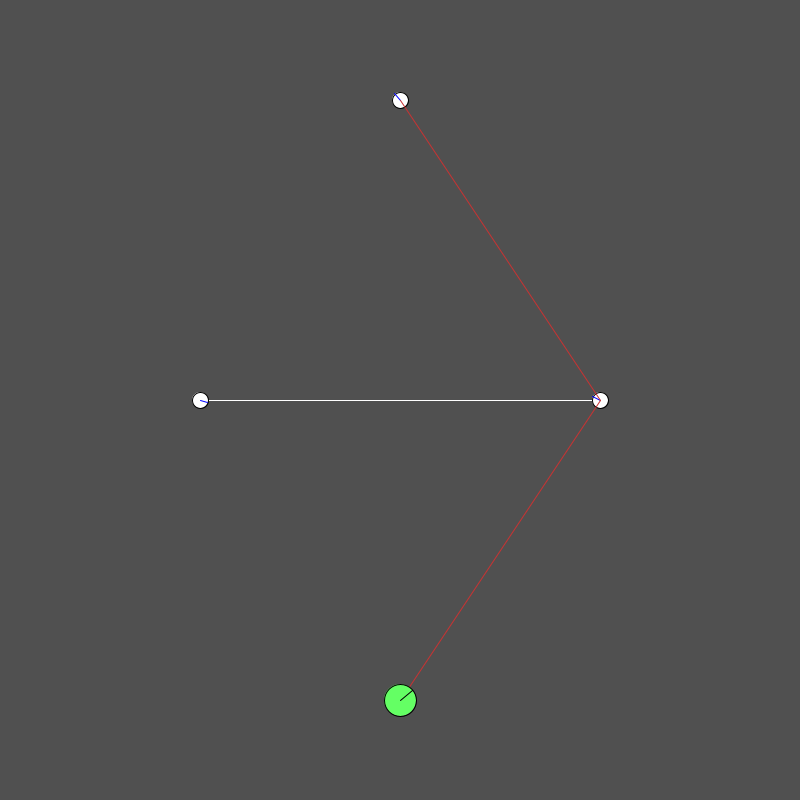
Frame 1 (no input)
Frame 60 (the mouse pressed at the canvas centre just before this capture): identical to frame 1, image omitted
Frame 120 (the mouse held since frame 60 and released just before this capture): identical to frame 1, image omitted

The Processing sketch that drew this single still picture (run headless with seeded random() and noise(); from frame 60 on, the mouse is pressed at the canvas centre):

// Processing sketch: modelisation
// ── modelisation.pde
Robot robot; //<>//
Point SA, SB, A, D;
int maxPoints = 3;
Point trajectoire[] = new Point[maxPoints];
int nextPoint = 1;

void setup() {
  size(800, 800);

  SA = new Point(200, 400, true);
  SB = new Point(600, 400, true);

  A = new Point(400, 100, false);
  D = new Point(400, 700, false);

  robot = new Robot(D.x, D.y);

  calculate();
}


// Permet de vérifier si 2 droites s'intersectent. J'ai pas réussi à implémenter la version dans le TD

boolean ccw(Point A, Point B, Point C) {
  return (C.y-A.y)*(B.x-A.x) > (B.y-A.y)*(C.x-A.x);
}
boolean intersect(Point A, Point B, Point C, Point D) {
  return ccw(A, C, D) != ccw(B, C, D) && ccw(A, B, C) != ccw(A, B, D);
}



void calculate() {

  float dist_d_sa_a = dist(D.x, D.y, SA.x, SA.y) + dist (SA.x, SA.y, A.x, A.y);
  float dist_d_sb_a = dist(D.x, D.y, SB.x, SB.y) + dist (SB.x, SB.y, A.x, A.y);


  if (!intersect(A, D, SA, SB)) {
    maxPoints = 2;
    trajectoire[0] = D;
    trajectoire[1] = A;
    return;
  }



  maxPoints = 3;
  if (dist_d_sa_a < dist_d_sb_a) {
    trajectoire[0] = D;
    trajectoire[1] = SA;
    trajectoire[2] = A;
  } else {
    trajectoire[0] = D;
    trajectoire[1] = SB;
    trajectoire[2] = A;
  }
}


void draw() {
  background(80);
  stroke(255);
  line(SA.x, SA.y, SB.x, SB.y);
  fill(255);

  A.show();
  D.show();
  SA.show();
  SB.show();

  stroke(200, 50, 50);
  for (int i = 0; i < maxPoints-1; i++) {
    line(trajectoire[i].x, trajectoire[i].y, trajectoire[i+1].x, trajectoire[i+1].y);
  }
  robot.show();
  if (!robot.rotate) {
    if (robot.move) { 
      robot.moveToPoint();
    }
  } else {
    robot.robotRotate();
  }
}

void keyPressed() {
  if (key == ' ') {
    if (nextPoint == maxPoints) {
      nextPoint = 0;
    }
    robot.move = true;
    robot.rotate = true;
    robot.rotateStart = true;
    if (nextPoint == maxPoints-2 && trajectoire[nextPoint].x > robot.pos.x) {
      println(trajectoire[nextPoint].x + " - ", robot.pos.x);
      robot.destination = new PVector(trajectoire[nextPoint].x+24, trajectoire[nextPoint].y);
    } else if (nextPoint == maxPoints-2 && trajectoire[nextPoint].x < robot.pos.x) {
      robot.destination = new PVector(trajectoire[nextPoint].x-24, trajectoire[nextPoint].y);
    } else {
      robot.destination = new PVector(trajectoire[nextPoint].x, trajectoire[nextPoint].y);
    }
    nextPoint +=1;
  }
}


void mouseClicked() {
  if (mouseButton == LEFT) {
    SA.x = mouseX;
    SA.y = mouseY;
  }
  if (mouseButton == RIGHT) {
    SB.x = mouseX;
    SB.y = mouseY;
  }
  calculate();
}

// ── Point.pde
class Point {

  float x;
  float y;
  PVector angle;
  boolean obstacle;
  Point(float _x, float _y, boolean _obstacle) {

    x = _x;
    y = _y;
    obstacle = _obstacle;
    angle = PVector.random2D();
    angle.rotate(random(0, 2*PI));
  }

  void show() {
    stroke(0);
    circle(x, y, 16);
    stroke(0, 0, 255);
    line (x, y, x + angle.x*8, y + angle.y * 8);
  }
}

// ── Robot.pde
class Robot { //<>// //<>// //<>// //<>//


  Point pos;
  PVector angle;
  boolean move = false;
  boolean rotate = false;
  PVector destination;
  boolean rotateStart = true;

  Robot(float _x, float _y) {
    pos = new Point(_x, _y, false);

    angle = PVector.random2D();
    angle.rotate(random(0, 2*PI));
  }


  void show() {

    stroke(0);
    fill(100, 255, 100);
    circle(pos.x, pos.y, 32);

    line (pos.x, pos.y, pos.x + angle.x*16, pos.y + angle.y * 16);
  }

  void robotRotate() {

    //PVector d1 = angle.copy().add(new PVector(x,y).sub(new PVector(x,y)));
    PVector d1 = angle;
    PVector d2;
    if (rotateStart) {
      d2 = new PVector(destination.x, destination.y).sub(new PVector(pos.x, pos.y));
    } else {
      d2 = trajectoire[nextPoint-1].angle;
    }
    float angle1 = atan2(d1.x, d1.y);
    float angle2 = atan2(d2.x, d2.y);
    //float toRotate = lerp(angle.heading(),angle1-angle2,0.000005);
    float toRotate = (angle1-angle2);
    angle.rotate((toRotate)/10);
    if (abs(toRotate) < 0.05) {
      rotate = false;
    }
  }

  void moveToPoint() {

    pos.x = pos.x * (1 - 0.05) + destination.x * 0.05;
    pos.y = pos.y * (1 - 0.05) + destination.y * 0.05;

    //x = lerp(x,destination.x,0.05);
    //y = lerp(y,destination.y,0.05);  

    if ((destination.x-2 < pos.x && pos.x < destination.x+2) && (destination.y-2 < pos.y && pos.y < destination.y+2)) {
      move = false; 
      rotate = true;
      if (!trajectoire[nextPoint-1].obstacle) {
        rotateStart = false;
      }
    }
  }
}
